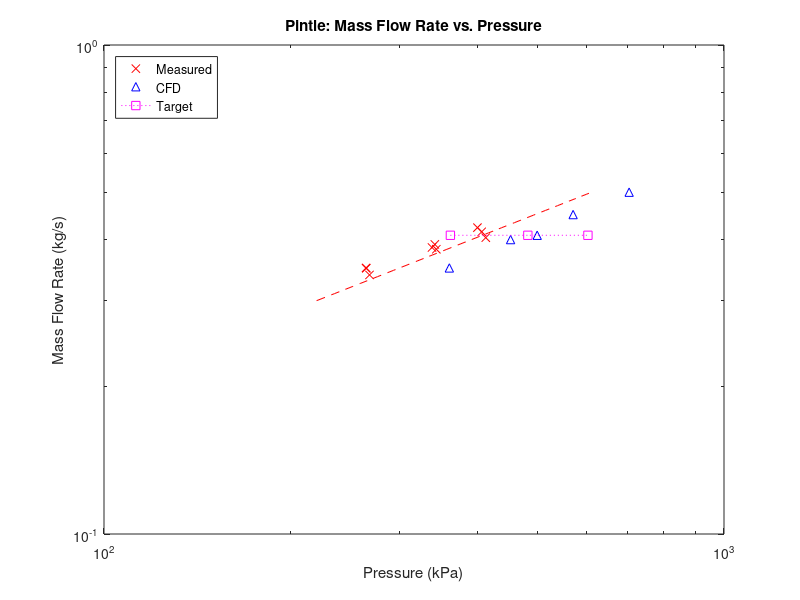
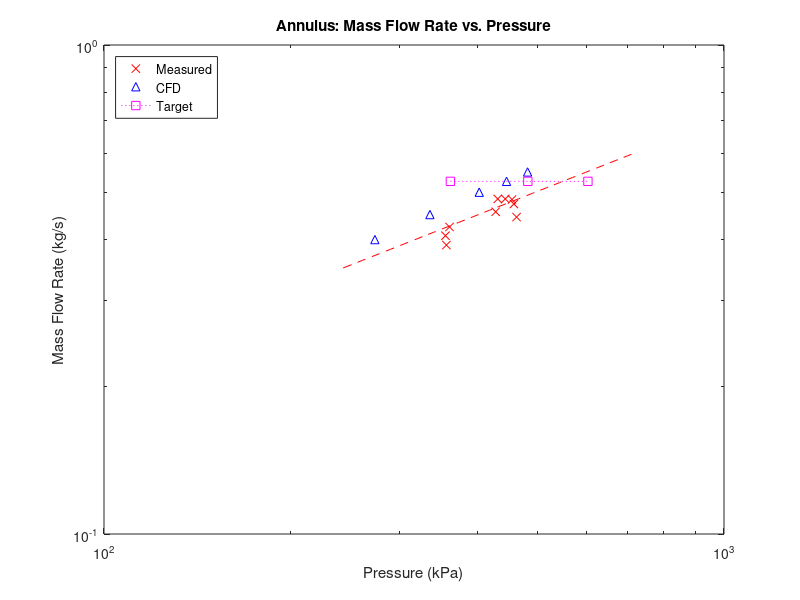

The MATLAB script that drew these images, in order:
%{

Plots for comparing pintle V2 hydro test with hand calcs and CFD model

%}

pintle_massflow_actual = [0.4232, 0.4150, 0.4037, 0.3822, 0.3854, 0.3910, 0.3387, 0.3494, 0.3500]   ;
pintle_massflow_sims = [0.35, 0.4, 0.4082, 0.45, 0.5]                                               ;
pintle_pressure_actual = [400.241,406.653,412.789,343.566,338.050,341.635,268.068,264.897,264.621]  ;
pintle_pressure_cfd = [360.566, 452.661,499.681,570.987,703.053]                                    ;

annulus_massflow_actual = [0.4560,0.4844,0.4844,0.4831,0.4730,0.4447,0.3898,0.4245,0.4074]          ;
annulus_massflow_sims = [0.4,0.45,0.5,0.5262,0.55]                                                  ;
annulus_pressure_actual = [428.234,431.612,443.816,455.054,458.226,462.845,356.666,360.872,355.425] ;
annulus_pressure_cfd = [273.47,335.49,402.909,445.954,482.202]                                      ;


% pintle theoretical graph
pintle_kl   = 2.518       ;
pintle_k_actual   = 2.13       ;
pintle_area = 0.00002153  ;
density     = 999.7       ;

pintle_x = linspace(.3, .5, 40); 
pintle_pressure = [] ;
pintle_pressure_est = []

for i=1:length(pintle_x)
    pintle_pressure(i)= ((pintle_kl * density * .5 * pintle_x(i)/(density*pintle_area))^2)/1000000;
    pintle_pressure_est(i)= ((pintle_k_actual * density * .5 * pintle_x(i)/(density*pintle_area))^2)/1000000;
end


pintle_target_pressure = [361.9748, 482.633, 603.291]
pintle_target_massflow = [0.4082, 0.4082, 0.4082]




% annulus theoretical graph
annulus_kl   = 1.49       ;
annulus_k_actual = 1.92
annulus_area = 0.00002155  ;
density     = 999.7       ;

annulus_x = linspace(.35, .6, 40); 
annulus_pressure = [] ;
annulus_pressure_est = [] ;

for i=1:length(annulus_x)
    annulus_pressure(i)= ((annulus_kl * density * .5 * annulus_x(i)/(density*annulus_area))^2)/1000000; 
    annulus_pressure_est(i)= ((annulus_k_actual * density * .5 * annulus_x(i)/(density*annulus_area))^2)/1000000;
end


annulus_target_pressure = [361.9748, 482.633, 603.291]
annulus_target_massflow = [0.5262, 0.5262, 0.5262]



% pintle plot

loglog(pintle_pressure_actual, pintle_massflow_actual, 'rx')
hold on
loglog(pintle_pressure_cfd, pintle_massflow_sims, 'b^')
hold on
%loglog(pintle_pressure,pintle_x, 'k--')
%hold on
loglog(pintle_target_pressure, pintle_target_massflow, 'sm:')
hold on
loglog(pintle_pressure_est,pintle_x, 'r--')
title('Pintle: Mass Flow Rate vs. Pressure')
xlabel('Pressure (kPa)');   ylabel('Mass Flow Rate (kg/s)');
legend('Measured', 'CFD', 'Target','Location','northwest');

figure


% annuslus plot

loglog(annulus_pressure_actual, annulus_massflow_actual, 'rx')
hold on
loglog(annulus_pressure_cfd, annulus_massflow_sims, 'b^')
hold on
%loglog(annulus_pressure,annulus_x, 'k--')
%hold on
loglog(annulus_target_pressure, annulus_target_massflow, 'sm:')
loglog(annulus_pressure_est,annulus_x, 'r--')
hold on
title('Annulus: Mass Flow Rate vs. Pressure')
xlabel('Pressure (kPa)');   ylabel('Mass Flow Rate (kg/s)');
legend('Measured', 'CFD', 'Target','Location','northwest');



